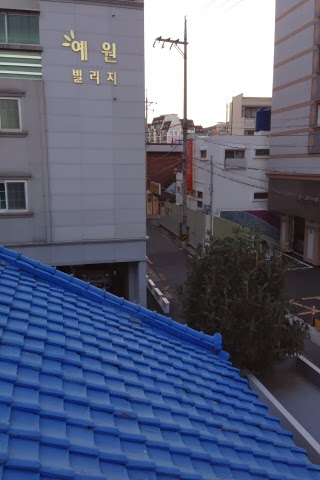
#> input picture image_samples/parking/S1.jpg, 320 x 480 px
$ python panorama.py --first image_samples/parking/S1.jpg --second image_samples/parking/S2.jpg
#> lines starting #> are read from the running program, lines starting #| are printed output that depends on the picture
#> further down, img1 is the input picture: shape (480, 320, 3); mean B, G, R 121.5, 96.9, 89.6
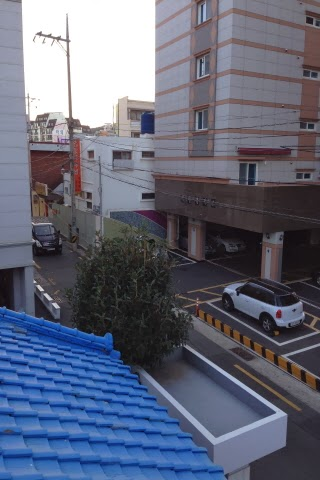
#> input picture image_samples/parking/S2.jpg, 320 x 480 px
#> further down, img2 is the input picture: shape (480, 320, 3); mean B, G, R 121.4, 102.9, 97.7
import cv2
import imutils
import argparse
import numpy as np


class Panorama:

	def __init__(self, images):
		self.images = images
#> self.images = 2 items


	def showSIFT(self, image_idx):
		img = self.images[image_idx]

		keys, features = self.getImgDesc(img)

		im = cv2.drawKeypoints(img, keys, img)
		cv2.imshow("Features",im)
		cv2.waitKey(0)


	def getImgDesc(self, img):
		sift = cv2.xfeatures2d.SIFT_create()
		gray_img = cv2.cvtColor(img, cv2.COLOR_BGR2GRAY)

		return sift.detectAndCompute(img, None)


	def matchImages(self, im1, im2):
		k1, d1 = self.getImgDesc(im1)
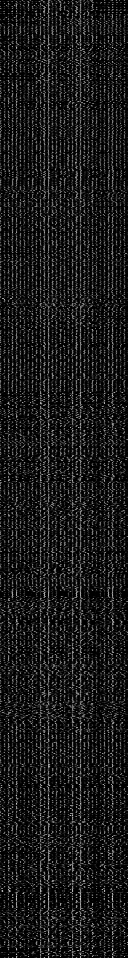
#> d1: shape (958, 128) float32; min 0, max 210, mean 26
#> k1 = 958 keypoints; strongest (x, y, size): (168, 40, 2.7), (177, 41, 3.1), (185, 43, 3.4), (185, 57, 2.5)
		k2, d2 = self.getImgDesc(im2)
#> in getImgDesc (call 2), `gray_img = cv2.cvtColor(img, cv2.COLOR_BGR2GRAY)`:
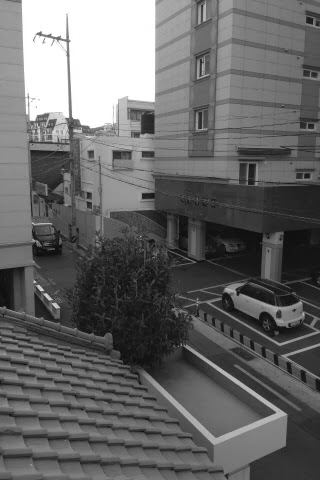
#> gray_img: shape (480, 320); min 8, max 255, mean 103.4
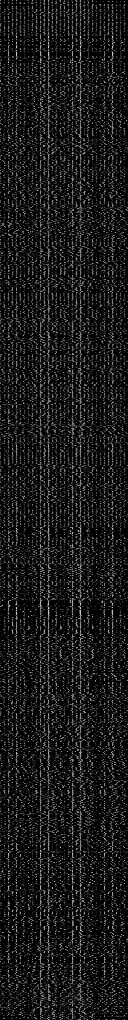
#> d2: shape (1020, 128) float32; min 0, max 215, mean 25.5
#> k2 = 1020 keypoints; strongest (x, y, size): (40, 34, 3.1), (41, 289, 2.6), (58, 38, 3.1), (46, 295, 2.7)
		print(k1[0])
#> (printed output is left out)

		match = cv2.DescriptorMatcher_create(cv2.DescriptorMatcher_FLANNBASED)
		matches = match.knnMatch(d1, d2, 2)
#> matches = 958 matches
		print(matches[0])
#> (printed output is left out)
		ratio = 0.6
		accepted_matches = [m for m, n in matches if m.distance < n.distance * ratio]
#> accepted_matches = 212 matches

		im = self.drawMatches(im1, im2, k1, k2, accepted_matches)

		return accepted_matches, k1, k2


	def drawMatches(self, im1, im2, k1, k2, matches):
		(h1, w1) = im1.shape[:2]
#> h1 = 480; w1 = 320
		(h2, w2) = im2.shape[:2]
#> h2 = 480; w2 = 320
		im = np.zeros((max(h1, h2), w1 + w2, 3), dtype="uint8")
		im[:h1, :w1] = im1
		im[:h2, w1:] = im2

		cv2.drawMatches(im1, k1, im2, k2, matches, im, flags=cv2.DrawMatchesFlags_NOT_DRAW_SINGLE_POINTS)
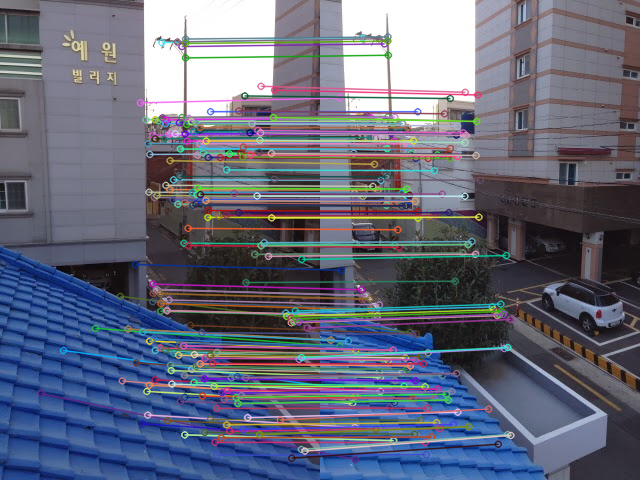
#> im: shape (480, 640, 3); mean B, G, R 123.2, 105.4, 101.4

		cv2.imshow("Image", im)
		cv2.waitKey(0)

		return im


	def getPano(self, im1, im2):
		matches, k1, k2 = self.matchImages(im1, im2)
#> matches = 212 matches

		if len(matches) > 4:
			ptsIm1 = np.array([k1[m.queryIdx].pt for m in matches], dtype="float32")
#> ptsIm1 = 212 pairs, first value 40.9 to 306.8, second value 38.58 to 457.7
			ptsIm2 = np.array([k2[m.trainIdx].pt for m in matches], dtype="float32")
#> ptsIm2 = 212 pairs, first value 10.37 to 190.5, second value 36.39 to 459.1


		print(im1.shape[1],im1.shape[1], im2.shape[0], im2.shape[1])
#| 320 320 480 320
		H, status = cv2.findHomography(ptsIm1, ptsIm2, cv2.RANSAC)
#> H = [[1.29, 0.0149, -156.5], [0.174, 1.2, -36.19], [0.000928, 2.89e-07, 1]]; status = 212 values, max 1 at index 5, min 0 at index 0, mean 0.934
		im = cv2.warpPerspective(im1, H,(im1.shape[1]+im2.shape[1], im1.shape[0]))
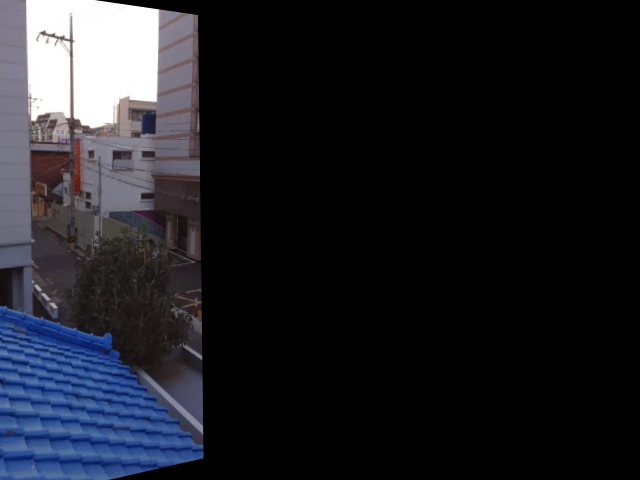
#> im: shape (480, 640, 3); mean B, G, R 36.9, 30.8, 29.7

		im[0:im2.shape[0], 0:im2.shape[1]] = im2
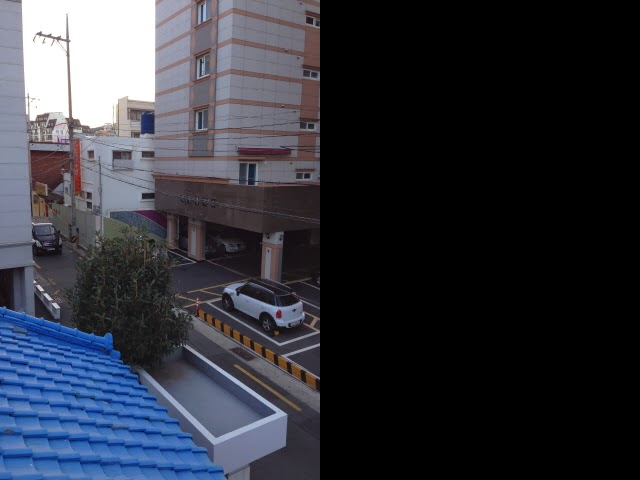
#> im: shape (480, 640, 3); mean B, G, R 60.7, 51.4, 48.9
		#cv2.waitKey(0)
		cv2.imshow("Image 1", im1)
		cv2.imshow("Image 2", im2)
		cv2.imshow("Pano", im)
		cv2.waitKey(0)


# MAIN
parser = argparse.ArgumentParser()
parser.add_argument("-f", "--first", required=True,
	help="path to the first image")
parser.add_argument("-s", "--second", required=True,
	help="path to the second image")

args = parser.parse_args()

img1 = cv2.imread(args.first)
img2 = cv2.imread(args.second)


pano = Panorama([img1, img2])
#pano.showSIFT(0)
f_matches = pano.getPano(img1, img2)
